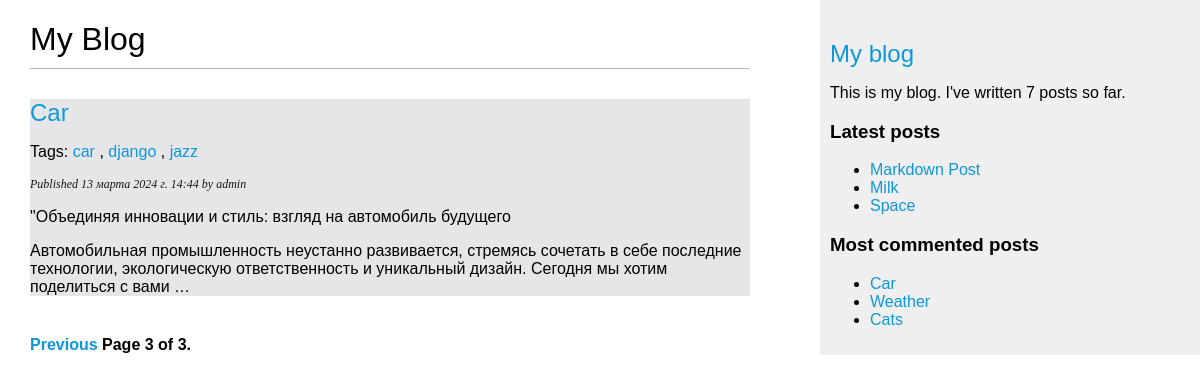
Page /blog/?page=3 on the committed database.
### blog/models.py (models this page shows, shortened)
class Post(models.Model):
    class Status(models.TextChoices):
        DRAFT = 'DF', 'Draft'
        PUBLISHED = 'PB', 'Published'
    title = models. CharField(max_length=250)
    slug = models.SlugField(max_length=250, unique_for_date='publish') # при использовании параметра unique_for_date поле slug должно быть уникальным для даты, сохраненной в поле publish
    author = models.ForeignKey(User, on_delete=models.CASCADE, related_name='blog_posts') #related_name, чтобы указывать имя обратной связи, от User к Post - user.blog_posts
    body = models.TextField()
    publish = models.DateTimeField(default=timezone.now)
    created = models.DateTimeField(auto_now_add=True)
    updated = models.DateTimeField(auto_now=True)
    status = models.CharField(max_length=2, choices=Status.choices, default=Status.DRAFT)
    tags = TaggableManager()
    objects = models.Manager() # менеджер, применяемый по умолчанию
    published = PublishedManager() # конкретно-прикладной менеджер
    class Meta:
        ordering = ['-publish']
        indexes = [
            models.Index(fields=['-publish']),
        ]
    def get_absolute_url(self):
        return reverse('blog:post_detail',
                       args=[self.publish.year,
                             self.publish.month,
                             self.publish.day,
                             self.slug])

### blog/views.py (the view)
# urls.py: path('', views.post_list, name='post_list'),
def post_list(request, tag_slug=None):
    post_list = Post.published.all()
    tag = None
    if tag_slug:
        tag = get_object_or_404(Tag, slug=tag_slug)
        post_list = post_list.filter(tags__in=[tag])
    paginator = Paginator(post_list, 3)
    page_number = request.GET.get('page', 1)
    try:
        posts = paginator.page(page_number)
    except PageNotAnInteger:
        posts = paginator.page(1)
    except EmptyPage:
        posts = paginator.page(paginator.num_pages)
    return render(request, 'blog/post/list.html', {'posts': posts, 'tag': tag})

### blog/models.py (called while the page is built)
    def get_queryset(self):
        return super().get_queryset().filter(status=Post.Status.PUBLISHED)

### blog/templatetags/blog_tags.py (called while the page is built)
@register.simple_tag
def total_posts():
    return Post.published.count()

@register.inclusion_tag('blog/post/latest_posts.html')
def show_latest_posts(count=5):
    latest_posts = Post.published.order_by('-publish')[:count]
    return {'latest_posts': latest_posts}

@register.simple_tag
def get_most_commented_posts(count=3):
    return Post.published.annotate(total_comments=Count('comments')).order_by('-total_comments')[:count]

@register.filter(name='markdown')
def markdown_format(text):
    return mark_safe(markdown.markdown(text))

### blog/templates/blog/post/list.html (shortened to what this page needs)
<!DOCTYPE html>
{% extends "blog/base.html" %}
{% load blog_tags %}
{% block content %}
    <h1>My Blog</h1>
    {% for post in posts %}
        <div class="post_bacround_color">
            <h2>
                <a href="{{ post.get_absolute_url }}">{{ post.title }}</a>
            </h2>
            <p class="tags">
                {% if post.tags.all %}
                    Tags:
                    {% for tag in post.tags.all %}
                        <a href="{% url 'blog:post_list_by_tag' tag.slug %}">{{ tag.name }}</a>
                        {% if not forloop.last %}, {% endif %}
                    {% endfor %}
                {% endif %}
            </p>
            <p class="date"> Published {{ post.publish }} by {{ post.author }}</p>
            {{ post.body|markdown|truncatewords_html:30  }}
        </div>
    {% endfor %}
    {% include "pagination.html" with page=posts %}
{% endblock %}

### blog/templates/blog/base.html (shortened to what this page needs)
<!DOCTYPE html>
{% load blog_tags %}
{% load static %}
<html>
<head>
    <link href="{% static 'css/blog.css' %}" rel="stylesheet">
</head>
<body>
    <div id="content">
        {% block content %}
        {% endblock %}
    </div>
    <div id="sidebar">
        <h2><a href="{% url 'blog:post_list' %}">My blog</a></h2>
        <p>This is my blog. I've written {% total_posts %} posts so far.</p>
        <h3>Latest posts</h3>
        {% show_latest_posts 3 %}
        <h3>Most commented posts</h3>
        {% get_most_commented_posts as most_commented_posts %}
        <ul>
            {% for post in most_commented_posts %}
                <li>
                    <a href="{{ post.get_absolute_url }}">{{ post.title }}</a>
                </li>
            {% endfor %}
        </ul>
    </div>
</body>
</html>

### blog/templates/blog/post/latest_posts.html
<!DOCTYPE html>
<ul>
    {% for post in latest_posts %}
        <li>
            <a href="{{ post.get_absolute_url }}">{{ post.title }}</a>
        </li>
    {% endfor %}
</ul>

### blog/static/css/blog.css (style rules this page uses)
body { margin:0; padding:0; font-family:helvetica, sans-serif; }
a { color:#0e97db; text-decoration:none; }
.post_bacround_color { background-color: #e6e6e9; }
h1 { font-weight:normal; border-bottom:1px solid #bbb; padding:0 0 10px 0; }
h2 { font-weight:normal; margin:30px 0 0; }
#content { float:left; width:60%; padding:0 0 0 30px; }
#sidebar { float:right; width:30%; padding:10px; background:#efefef; height:100%; }
p.date { color:#1a1616; font-family: georgia, serif; font-size: 12px; font-style: italic; }

### rows in the picture
Post: title "Car", publish "13 марта 2024 г. 14:44", author "admin", body "\"Объединяя инновации и стиль: взгляд на автомобиль будущего Автомобильная промышленность неустанно развивается, стремясь сочетать в себе последние технологии, экологическую ответственность и уникальный дизайн. Сегодня мы хотим поделиться с вами …"
Tag: name "car"
Tag: name "django"
Tag: name "jazz"
Post: title "Markdown Post"
Post: title "Milk"
Post: title "Space"
Post: title "Weather"
Post: title "Cats"

### other values in the picture
{{ page.number }} "3"
{{ page.paginator.num_pages }} "3"
